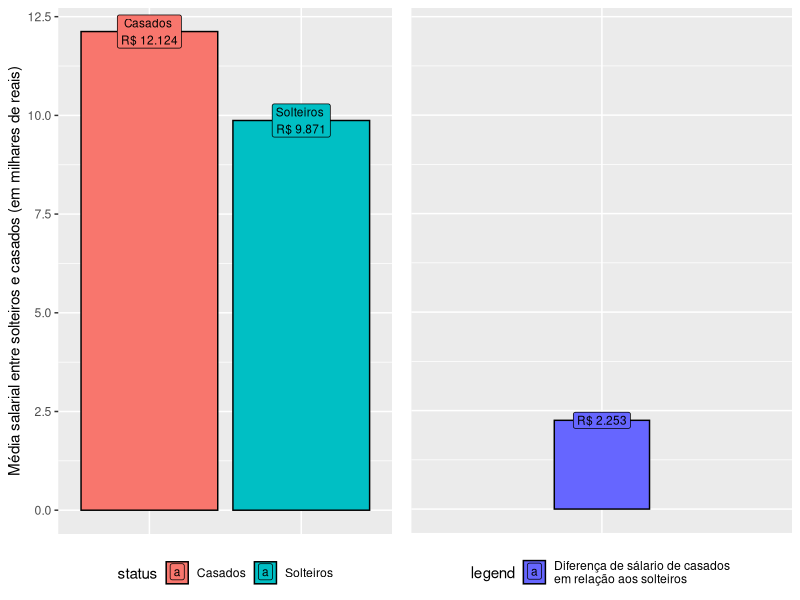

Here is the R script that generated this plot: (Note: this script raises an error after producing the figure.)
library(ggplot2)
library(ggrepel)
library(gridExtra)
library(reshape2)
library(scales)
options("scipen"=999, "digits"=4)
data_db <- read.csv("exercicio.csv", header=T)

# Diferença de SALARIO ENTRE CASADOS VS SOLTEIROS------------------------------
solteiros_media_sal <- sum(subset(data_db, ESTCIVIL==1)$SALARIO) / NROW(subset(data_db, ESTCIVIL==1))
casados_media_sal <- sum(subset(data_db, ESTCIVIL==2)$SALARIO) / NROW(subset(data_db, ESTCIVIL==2))
if(solteiros_media_sal>casados_media_sal){
  sup_mean <- "solteiros"  
  inf_mean <- "casados"  
}else{
  sup_mean <- "casados"
  inf_mean <- "solteiros"
}
# max bound
max_bound <- max(solteiros_media_sal, casados_media_sal)

# absolutos
media_sal_data <- data.frame(status=c("Casados", "Solteiros"),
                             value=c(casados_media_sal, solteiros_media_sal))
graph1 <- ggplot(media_sal_data, 
                 aes(x=reorder(status, -value), 
                     y=value, fill=status, 
                     label=paste(status,"\nR$",round(value, digits = 3)))) + 
  geom_bar(position='dodge', stat='identity', color='black') +
  theme(axis.title.x=element_blank(),
        axis.text.x=element_blank(),
        axis.ticks.x=element_blank(),
        legend.position = "bottom") +
  labs(y="Média salarial entre solteiros e casados (em milhares de reais)") +
  geom_label(position="stack", size=3, color="black") + 
  scale_y_continuous(limits = c(0, max_bound)) 

# difference
difference_sal <- max(solteiros_media_sal, casados_media_sal) - min(solteiros_media_sal, casados_media_sal)
diff_sal_pcent <- min(solteiros_media_sal, casados_media_sal) / max(solteiros_media_sal, casados_media_sal) * 100

graph2 <- ggplot(data.frame(legenda=c(paste("Diferença de sálario de", sup_mean, "\nem relação aos", inf_mean)), 
                            value=c(difference_sal)), 
                 aes(x=reorder(legenda, -value), 
                     y=value, fill=legenda, 
                     label=paste("R$",round(value, digits = 3)))) + 
  geom_bar(position='dodge', stat='identity', color='black', width=0.3) +
  theme(axis.title.x=element_blank(),
        axis.text.x=element_blank(),
        axis.ticks.x=element_blank(),
        axis.title.y=element_blank(),
        axis.text.y=element_blank(),
        axis.ticks.y=element_blank(),
        legend.position = "bottom") +
  scale_fill_manual("legend", values = c("#6666FF")) +
  geom_label(position="stack", size=3, color="black") +
  scale_y_continuous(limits = c(0, max_bound)) 

grid.arrange(graph1, graph2, ncol=2)

#------------------------------------------------------------------------------
ggplot(media_filhos_data, aes(x=reorder(grauDeEnsino, percentagem), y=percentagem, fill=percentagem, 
                              label=paste(round(percentagem, digits=2),"%\n", grauDeEnsino))) +
  geom_bar(position='dodge', stat='identity', color='black') +
  theme(axis.title.x=element_blank(),
        axis.text.x=element_blank(),
        axis.ticks.x=element_blank()) +
  labs(y="Proporção entre graus de instrução.") +
  geom_label(position="stack", size=3, color="white")
#------------------------------------------------------------------------------

# Diferença de SALARIO ENTRE GRAUS DE INSTRUÇÂO------------------------------
instrucao1 <- sum(subset(data_db, INSTRUCAO==1)$SALARIO) / NROW(subset(data_db, INSTRUCAO==1))
instrucao2 <- sum(subset(data_db, INSTRUCAO==2)$SALARIO) / NROW(subset(data_db, INSTRUCAO==2))
instrucao3 <- sum(subset(data_db, INSTRUCAO==3)$SALARIO) / NROW(subset(data_db, INSTRUCAO==3))
instrucao_media_data <- data.frame(status=c("Ensino Médio", "Superior Incompleto", "Superior Completo"),
                             value=c(instrucao1, instrucao2, instrucao3))
ggplot(instrucao_media_data, 
                 aes(x=reorder(status, -value), 
                     y=value, fill=status, 
                     label=paste(status,"\nR$",round(value, digits = 3)))) + 
  geom_bar(position='dodge', stat='identity', color='black') +
  theme(axis.title.x=element_blank(),
        axis.text.x=element_blank(),
        axis.ticks.x=element_blank()) +
  labs(y="Média salarial por grau de instrução.") +
  geom_label(position="stack", size=2.5, color="black") +
  guides(fill=guide_legend(title=NULL))
